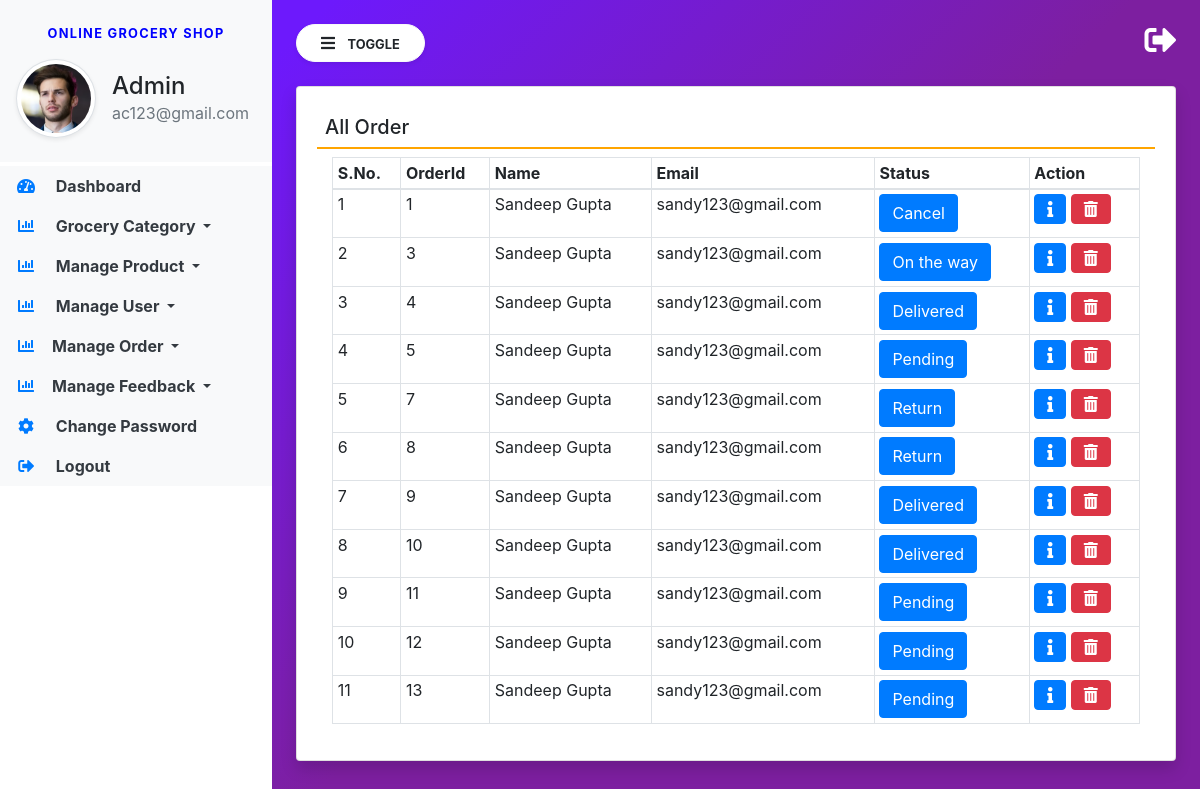
Page /manage-order/ (signed in) on the earlier database version.
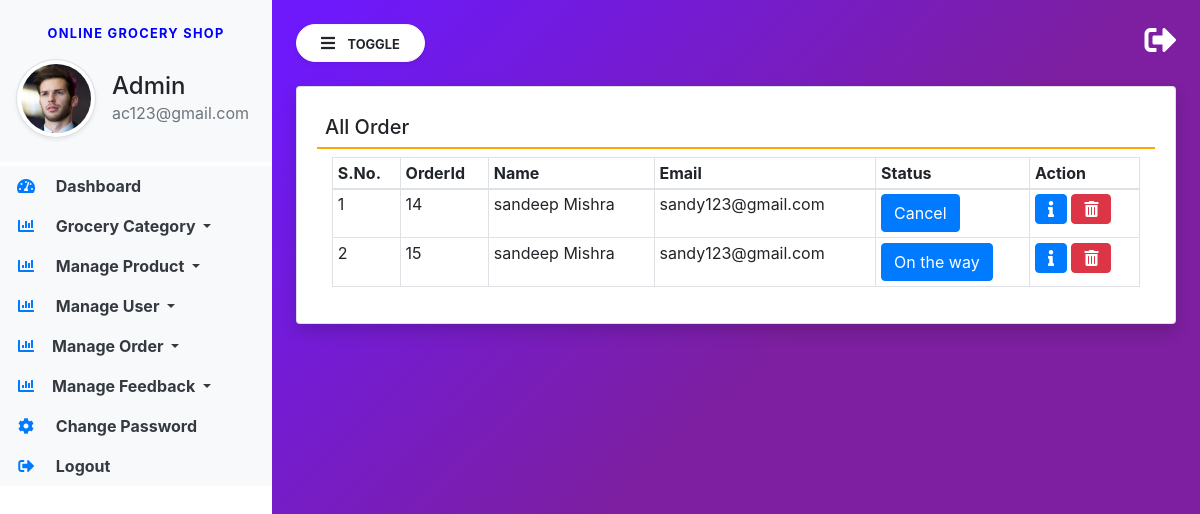
Same page on the later database version.
### groceryapp/models.py (models this page shows, shortened)
class Booking(models.Model):
    user = models.ForeignKey(User, on_delete=models.CASCADE, null=True, blank=True)
    product = models.TextField(default={'objects': []}, null=True, blank=True)
    total = models.CharField(max_length=100, null=True, blank=True)
    status = models.IntegerField(choices=ORDERSTATUS, default=1)
    created = models.DateTimeField(auto_now_add=True)
    updated = models.DateTimeField(auto_now=True)

### groceryapp/views.py (the view)
# urls.py: path('manage-order/', manage_order, name="manage_order"),
def manage_order(request):
    if not request.user.is_staff:
        return redirect('admin_login')
    action = request.GET.get('action', 0)
    order = Booking.objects.filter(status=int(action))
    order_status = ORDERSTATUS[int(action)-1][1]
    if int(action) == 0:
        order = Booking.objects.filter()
        order_status = 'All'
    return render(request, 'manage_order.html', locals())

### groceryapp/models.py (called while the page is built)
    def __str__(self):
        return self.name

### groceryapp/templatetags/custom_tags.py (called while the page is built)
@register.filter()
def get_product(productli):
    try:
        productli = productli.replace("'", '"')
        myli = json.loads(str(productli))['objects'][0]
        print(myli)
        pro_li = []
        for i, j in myli.items():
            pro_li.append(int(i))
        product = Product.objects.filter(id__in=pro_li)
        print(product)
        return product
    except:
        return None

@register.simple_tag
def get_qty(pro, bookid):
    try:
        book = Booking.objects.get(id=bookid)
        productli = book.product.replace("'", '"')
        myli = json.loads(str(productli))['objects'][0]
        return myli[str(pro)]
    except:
        return 0

### groceryapp/templates/manage_order.html (shortened to what this page needs)
{% extends 'admin_base.html' %}
{% block main %}
{% load custom_tags %}
<div class="card shadow">
    <div class="card-body">
        <h5 class="p-2" style="border-bottom: 2px solid orange;">{{order_status}} Order</h5>
        <div class="container-fluid">
            <table class="table table-bordered table-sm" id="example">
                <thead>
                <tr>
                    <th>S.No.</th>
                    <th>OrderId</th>
                    <th>Name</th>
                    <th>Email</th>
                    <th>Status</th>
                    <th>Action</th>
                </tr>
                </thead>
                <tbody>
                {% for i in order %}
                <tr>
                    <td>{{forloop.counter}}</td>
                    <td>{{i.id}}</td>
                    <td>{{i.user.first_name}} {{i.user.last_name}}</td>
                    <td>{{i.user.username}}</td>
                    <td>
                        <a href="/admin-order-track/{{i.id}}/" class="btn btn-primary" title="Track Status">{{i.get_status_display}}</a>
                    </td>
                    <td>
                        <button type="button" class="btn btn-primary" data-toggle="modal" data-target="#exampleModal-{{forloop.counter}}">
                          <i class="fas fa-info"></i>
                        </button>
                        <a href="/delete-order/{{i.id}}/?action={{request.GET.action}}" class="btn btn-danger"
                           onclick="return confirm('Are You Sure?')">
                            <i class="fas fa-trash-alt"></i>
                        </a>
                    </td>
                </tr>
                {% endfor %}
                </tbody>
            </table>
        </div>
    </div>
</div>
{% endblock %}

Differences in the rows shown:
removed Booking: id "1", user.first_name "Sandeep", user.last_name "Gupta", user.username "sandy123@gmail.com", status "Cancel"
removed Booking: id "3", user.first_name "Sandeep", user.last_name "Gupta", user.username "sandy123@gmail.com", status "On the way"
removed Booking: id "4", user.first_name "Sandeep", user.last_name "Gupta", user.username "sandy123@gmail.com", status "Delivered"
removed Booking: id "5", user.first_name "Sandeep", user.last_name "Gupta", user.username "sandy123@gmail.com", status "Pending"
removed Booking: id "7", user.first_name "Sandeep", user.last_name "Gupta", user.username "sandy123@gmail.com", status "Return"
removed Booking: id "8", user.first_name "Sandeep", user.last_name "Gupta", user.username "sandy123@gmail.com", status "Return"
removed Booking: id "9", user.first_name "Sandeep", user.last_name "Gupta", user.username "sandy123@gmail.com", status "Delivered"
removed Booking: id "10", user.first_name "Sandeep", user.last_name "Gupta", user.username "sandy123@gmail.com", status "Delivered"
removed Booking: id "11", user.first_name "Sandeep", user.last_name "Gupta", user.username "sandy123@gmail.com", status "Pending"
removed Booking: id "12", user.first_name "Sandeep", user.last_name "Gupta", user.username "sandy123@gmail.com", status "Pending"
removed Booking: id "13", user.first_name "Sandeep", user.last_name "Gupta", user.username "sandy123@gmail.com", status "Pending"
added Booking: id "14", user.first_name "sandeep", user.last_name "Mishra", user.username "sandy123@gmail.com", status "Cancel"
added Booking: id "15", user.first_name "sandeep", user.last_name "Mishra", user.username "sandy123@gmail.com", status "On the way"
